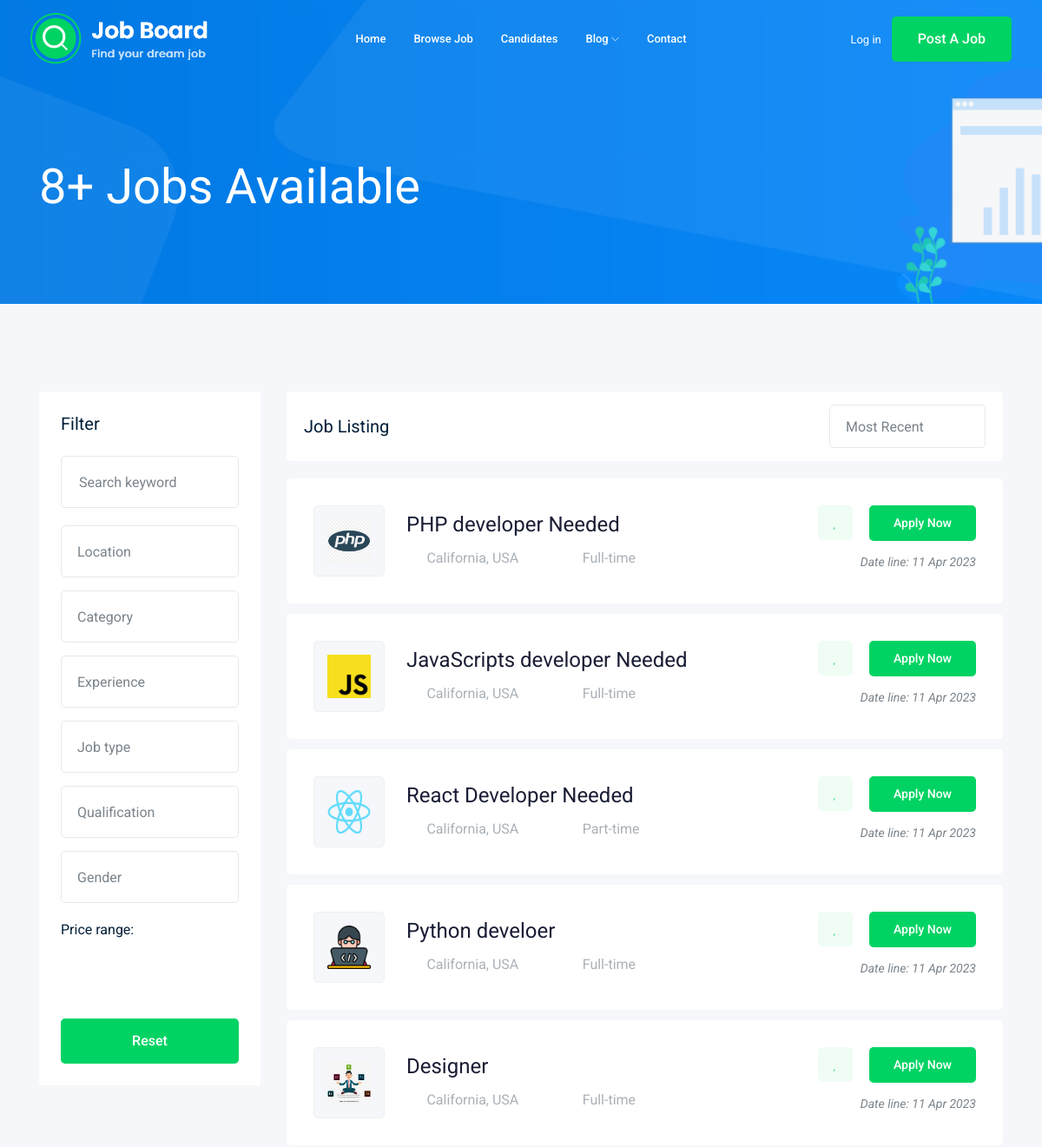
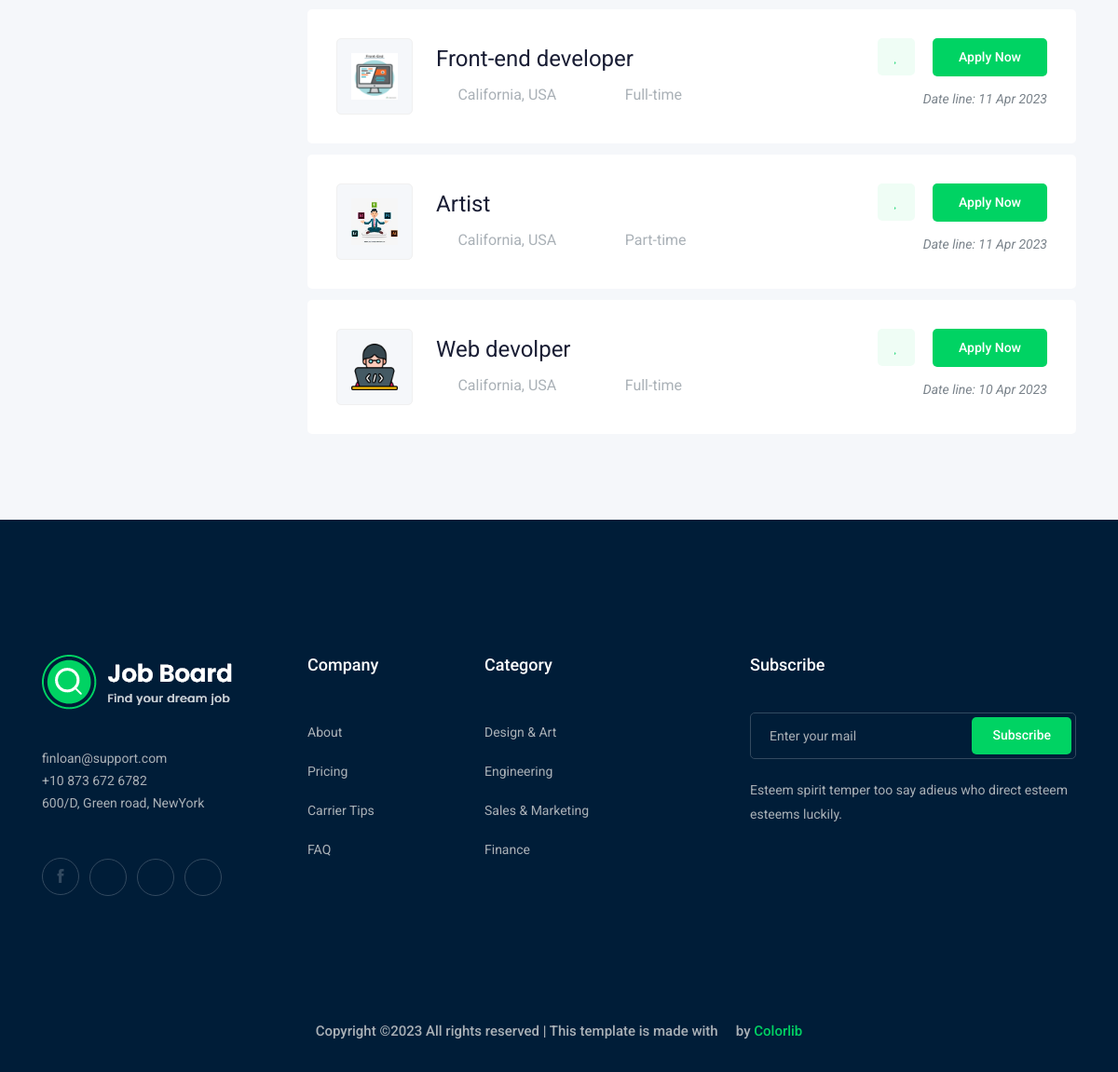
The app's page /Jobs/ with its own data (2 pictures, top to bottom).
### job/models.py (models this page shows, shortened)
class Job(models.Model):
    owner=models.ForeignKey(User,related_name='owner',on_delete=models.CASCADE)
    title=models.CharField(max_length=100)
    job_type=models.CharField(max_length=15,choices=JOB_TYEP)
    description= models.TextField(max_length=1000)
    published_at=models.DateTimeField(auto_now=True)
    vecancy= models.SmallIntegerField(default=1)
    salary=models.IntegerField(default=0)
    experience=models.SmallIntegerField(default=0)
    photo=models.ImageField(upload_to=upload_pics, height_field=None, width_field=None, max_length=None)
    category=models.ForeignKey(Category,name='category',on_delete=models.CASCADE)
    slug= models.SlugField(null=True,blank=True)
    class Meta:
        verbose_name = 'Job'
        verbose_name_plural = 'Jobs'
        ordering = ['-published_at']
        get_latest_by ='-published_at'

### job/views.py (the view)
# urls.py: path('',views.job_list,name='job_list'),
def job_list(request):
    jobs=Job.objects.all()
    categories=Category.objects.all()
    paginator = Paginator(jobs, 10)
    page_number = request.GET.get('page')
    page_obj = paginator.get_page(page_number)
    context={'Jobs':page_obj,"Categories":categories , "count":jobs.count()}
    return render(request,'jobs.html',context)

### templates/jobs.html (shortened to what this page needs)
{% extends 'base.html' %}
{% load static %}
{% block content %}
    <div class="bradcam_area bradcam_bg_1">
        <div class="container">
            <div class="row">
                <div class="col-xl-12">
                    <div class="bradcam_text">
                        <h3>{{count}}+ Jobs Available</h3>
                    </div>
                </div>
            </div>
        </div>
    </div>
    <div class="job_listing_area plus_padding">
        <div class="container">
            <div class="row">
                <div class="col-lg-3">
                    <div class="job_filter white-bg">
                        <div class="form_inner white-bg">
                            <h3>Filter</h3>
                            <form action=".">
                                <div class="row">
                                    <div class="col-lg-12">
                                        <div class="single_field">
                                            <input type="text" placeholder="Search keyword" name='serach'>
                                        </div>
                                    </div>
                                    <div class="col-lg-12">
                                    </div>
                                    <div class="col-lg-12">
                                    </div>
                                    <div class="col-lg-12">
                                    </div>
                                    <div class="col-lg-12">
                                    </div>
                                    <div class="col-lg-12">
                                    </div>
                                    <div class="col-lg-12">
                                    </div>
                                </div>
                            </form>
                        </div>
                        <div class="range_wrap">
                            <label for="amount">Price range:</label>
                            <p>
                                <input type="text" id="amount" readonly style="border:0; color:#7A838B; font-size: 14px; font-weight:400;">
                            </p>
                        </div>
                        <div class="reset_btn">
                            <button  class="boxed-btn3 w-100" type="submit">Reset</button>
                        </div>
                    </div>
                </div>
                <div class="col-lg-9">
                    <div class="recent_joblist_wrap">
                        <div class="recent_joblist white-bg ">
                            <div class="row align-items-center">
                                <div class="col-md-6">
                                    <h4>Job Listing</h4>
                                </div>
                                <div class="col-md-6">
                                    <div class="serch_cat d-flex justify-content-end">
                                    </div>
                                </div>
                            </div>
                        </div>
                    </div>
                    <div class="job_lists m-0">
                        <div class="row">
                            {% for job in Jobs %}
                            <div class="col-lg-12 col-md-12">
                                <div class="single_jobs white-bg d-flex justify-content-between">
                                    <div class="jobs_left d-flex align-items-center">
                                        <div class="thumb">
                                            <img src="{{ job.photo.url }}" class='w-100 h-100' alt="">
                                        </div>
                                        <div class="jobs_conetent">
                                            <a href="{% url 'job:job_detail' job.slug %}"><h4>{{ job.title }}</h4></a>
                                            <div class="links_locat d-flex align-items-center">
                                                <div class="location">
                                                    <p> <i class="fa fa-map-marker"></i> California, USA</p>
                                                </div>
                                                <div class="location">
                                                    <p> <i class="fa fa-clock-o"></i> {{job.job_type}}</p>
                                                </div>
                                            </div>
                                        </div>
                                    </div>
                                    <div class="jobs_right">
                                        <div class="apply_now">
                                            <a class="heart_mark" href="#"> <i class="fa fa-heart"></i> </a>
                                            <a href="{% url 'job:job_detail' job.slug %}" class="boxed-btn3">Apply Now</a>
                                        </div>
                                        <div class="date">
                                            <p>Date line: {{ job.published_at|date:'d M Y' }}</p>
                                        </div>
                                    </div>
                                </div>
                            </div>
                            {% endfor %}
                        </div>
                    </div>
                </div>
            </div>
        </div>
    </div>
{% endblock %}

### templates/base.html (shortened to what this page needs)
<!doctype html>
<html class="no-js" lang="zxx">
<head>
    {% load static %}
    <link rel="stylesheet" href="{% static 'css/bootstrap.min.css' %}">
    <link rel="stylesheet" href="{% static 'css/owl.carousel.min.css' %}">
    <link rel="stylesheet" href="{% static 'css/magnific-popup.css' %}">
    <link rel="stylesheet" href="{% static 'css/font-awesome.min.css' %}">
    <link rel="stylesheet" href="{% static 'css/themify-icons.css' %}">
    <link rel="stylesheet" href="{% static 'css/nice-select.css' %}">
    <link rel="stylesheet" href="{% static 'css/flaticon.css' %}">
    <link rel="stylesheet" href="{% static 'css/gijgo.css' %}">
    <link rel="stylesheet" href="{% static 'css/animate.min.css' %}">
    <link rel="stylesheet" href="{% static 'css/slicknav.css' %}">
    <link rel="stylesheet" href="{% static 'css/style.css' %}">
</head>
<body>
    <header>
        <div class="header-area ">
            <div id="sticky-header" class="main-header-area">
                <div class="container-fluid ">
                    <div class="header_bottom_border">
                        <div class="row align-items-center">
                            <div class="col-xl-3 col-lg-2">
                                <div class="logo">
                                    <a href="{% url 'home:index' %}">
                                        <img src="{% static 'img/logo.png' %}" alt="">
                                    </a>
                                </div>
                            </div>
                            <div class="col-xl-6 col-lg-7">
                                <div class="main-menu  d-none d-lg-block">
                                    <nav>
                                        <ul id="navigation">
                                            <li><a href="{% url 'home:index' %}">home</a></li>
                                            <li><a href="{% url 'job:job_list' %}">Browse Job</a></li>
                                            <li><a href="candidate.html">Candidates </a></li>
                                            <li><a href="#">blog <i class="ti-angle-down"></i></a>
                                            </li>
                                            <li><a href="contact.html">Contact</a></li>
                                        </ul>
                                    </nav>
                                </div>
                            </div>
                            <div class="col-xl-3 col-lg-3 d-none d-lg-block">
                                <div class="Appointment">
                                    <div class="phone_num d-none d-xl-block">
                                        <a href="#">Log in</a>
                                    </div>
                                    <div class="d-none d-lg-block">
                                        <a class="boxed-btn3" href="{% url 'job:add_job' %}">Post a Job</a>
                                    </div>
                                </div>
                            </div>
                            <div class="col-12">
                            </div>
                        </div>
                    </div>
                </div>
            </div>
        </div>
    </header>
   {% block content %}
   {% endblock content %}
    <footer class="footer">
        <div class="footer_top">
            <div class="container">
                <div class="row">
                    <div class="col-xl-3 col-md-6 col-lg-3">
                        <div class="footer_widget wow fadeInUp" data-wow-duration="1s" data-wow-delay=".3s">
                            <div class="footer_logo">
                                <a href="#">
                                    <img src="{% static 'img/logo.png' %}" alt="">
                                </a>
                            </div>
                            <p>
                                finloan@support.com <br>
                                +10 873 672 6782 <br>
                                600/D, Green road, NewYork
                            </p>
                            <div class="socail_links">
                                <ul>
                                    <li>
                                        <a href="#">
                                            <i class="ti-facebook"></i>
                                        </a>
                                    </li>
                                    <li>
                                        <a href="#">
                                            <i class="fa fa-google-plus"></i>
                                        </a>
                                    </li>
                                    <li>
                                        <a href="#">
                                            <i class="fa fa-twitter"></i>
                                        </a>
                                    </li>
                                    <li>
                                        <a href="#">
                                            <i class="fa fa-instagram"></i>
                                        </a>
                                    </li>
                                </ul>
                            </div>
                        </div>
                    </div>
                    <div class="col-xl-2 col-md-6 col-lg-2">
                        <div class="footer_widget wow fadeInUp" data-wow-duration="1.1s" data-wow-delay=".4s">
                            <h3 class="footer_title">
                                Company
                            </h3>
                            <ul>
                                <li><a href="#">About </a></li>
                                <li><a href="#"> Pricing</a></li>
                                <li><a href="#">Carrier Tips</a></li>
                                <li><a href="#">FAQ</a></li>
                            </ul>
                        </div>
                    </div>
                    <div class="col-xl-3 col-md-6 col-lg-3">
                        <div class="footer_widget wow fadeInUp" data-wow-duration="1.2s" data-wow-delay=".5s">
                            <h3 class="footer_title">
                                Category
                            </h3>
                            <ul>
                                <li><a href="#">Design & Art</a></li>
                                <li><a href="#">Engineering</a></li>
                                <li><a href="#">Sales & Marketing</a></li>
                                <li><a href="#">Finance</a></li>
                            </ul>
                        </div>
                    </div>
                    <div class="col-xl-4 col-md-6 col-lg-4">
                        <div class="footer_widget wow fadeInUp" data-wow-duration="1.3s" data-wow-delay=".6s">
                            <h3 class="footer_title">
                                Subscribe
                            </h3>
                            <form action="#" class="newsletter_form">
                                <input type="text" placeholder="Enter your mail">
                                <button type="submit">Subscribe</button>
                            </form>
                            <p class="newsletter_text">Esteem spirit temper too say adieus who direct esteem esteems
                                luckily.</p>
                        </div>
                    </div>
                </div>
            </div>
        </div>
        <div class="copy-right_text wow fadeInUp" data-wow-duration="1.4s" data-wow-delay=".3s">
            <div class="container">
                <div class="row">
                    <div class="col-xl-12">
                        <p class="copy_right text-center">
Copyright &copy;<script>document.write(new Date().getFullYear());</script> All rights reserved | This template is made with <i class="fa fa-heart-o" aria-hidden="true"></i> by <a href="https://colorlib.com" target="_blank">Colorlib</a>
                        </p>
                    </div>
                </div>
            </div>
        </div>
    </footer>
</body>
</html>

### records on screen
Job: photo (picture), title "PHP developer Needed", job_type "Full-time", published_at "11 Apr 2023"
Job: photo (picture), title "JavaScripts developer Needed", job_type "Full-time", published_at "11 Apr 2023"
Job: photo (picture), title "React Developer Needed", job_type "Part-time", published_at "11 Apr 2023"
Job: photo (placeholder picture), title "Python develoer", job_type "Full-time", published_at "11 Apr 2023"
Job: photo (picture), title "Designer", job_type "Full-time", published_at "11 Apr 2023"
Job: photo (picture), title "Front-end developer", job_type "Full-time", published_at "11 Apr 2023"
Job: photo (picture), title "Artist", job_type "Part-time", published_at "11 Apr 2023"
Job: photo (picture), title "Web devolper", job_type "Full-time", published_at "10 Apr 2023"

### other values on screen
{{ count }} "8"
